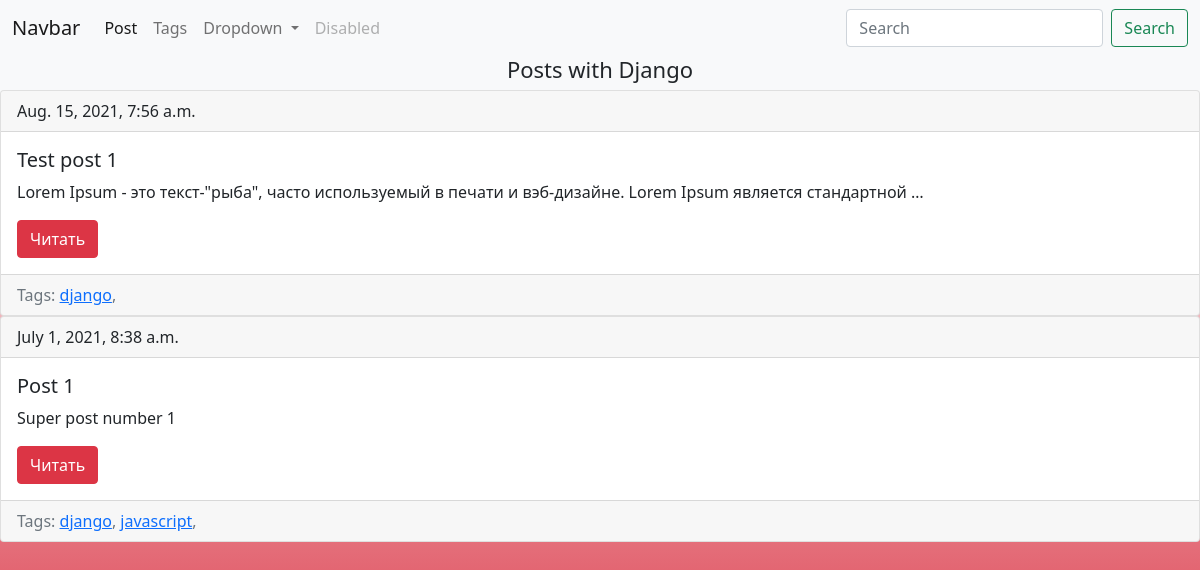
/blog/tag/django, run on the app's committed database.
### blog/models.py (models this page shows, shortened)
class Tag(models.Model):
    title = models.CharField(max_length=50)
    slug = models.SlugField(max_length=50, unique=True)
    def get_absoluter_url(self):
        return reverse('tag_detail_url', kwargs={'slug': self.slug})

class Post(models.Model):
    title = models.CharField(max_length=100, db_index=True)
    body = models.TextField(blank=True, db_index=True)
    date = models.DateTimeField(auto_now_add=True)
    slug = models.SlugField(max_length=100, unique=True)
    tags = models.ManyToManyField('Tag', blank=True, related_name='posts')
    def get_absoluter_url(self):
        return reverse('post_detail_url', kwargs={'slug': self.slug})

### blog/views.py (the view)
# urls.py: path('tag/<str:slug>', TagDetail.as_view(), name='tag_detail_url'),
class TagDetail(View):
    def get(self, request, slug):
        tag = get_object_or_404(Tag, slug__iexact=slug)
        return render(request, 'blog/tag_post.html', context={'tag': tag})

### blog/templates/blog/tag_post.html (shortened to what this page needs)
{% extends 'blog/base_blog.html' %}
{%block content%}
<h1>Posts with {{tag.title|title}}</h1>
{%for post in tag.posts.all%}
  {%include 'blog/includes/block_post.html'%}
{%endfor%}
{%endblock%}

### blog/templates/blog/includes/block_post.html
<div class="card">
    <div class="card-header">
        {{ post.date }}
    </div>
    <div class="card-body">
        <h5 class="card-title">{{ post.title }}</h5>
        <p class="card-text">{{ post.body|truncatewords:15 }}</p>
        <a href="{{ post.get_absoluter_url }}" class="btn btn-danger">Читать</a>
    </div>
    {% if post.tags.all %}
        <div class="card-footer text-muted">
            Tags:
            {% for tag in post.tags.all %}
                <a href="{{ tag.get_absoluter_url }}">{{ tag.title }}</a>,
            {% endfor %}
        </div>
    {% endif %}
</div>

### blog/static/css/styles.css (style rules this page uses)
body { background: rgb(220,53,69); background: -moz-linear-gradient(0deg, rgba(220,53,69,1) 9%, rgba(248,249,250,1) 88%); background: -webkit-linear-gradient(0deg, rgba(220,53,69,1) 9%, rgba(248,249,250,1) 88%); background: linear-gradient(0deg, rgba(220,53,69,1) 9%, rgba(248,249,250,1) 88%); filter: progid:DXImageTransform.Microsoft.gradient(startColorstr="#dc3545",endColorstr="#f8f9fa",GradientType=1); background-size: 100% 100%; background-attachment: fixed; }
h1 { font-size: 22px !important; text-align: center; }

### data on the page
Tag: title "Django", title "django"
Post: date "Aug. 15, 2021, 7:56 a.m.", title "Test post 1", body "Lorem Ipsum - это текст-\"рыба\", часто используемый в печати и вэб-дизайне. Lorem Ipsum является стандартной …"
Post: date "July 1, 2021, 8:38 a.m.", title "Post 1", body "Super post number 1"
Tag: title "javascript"
